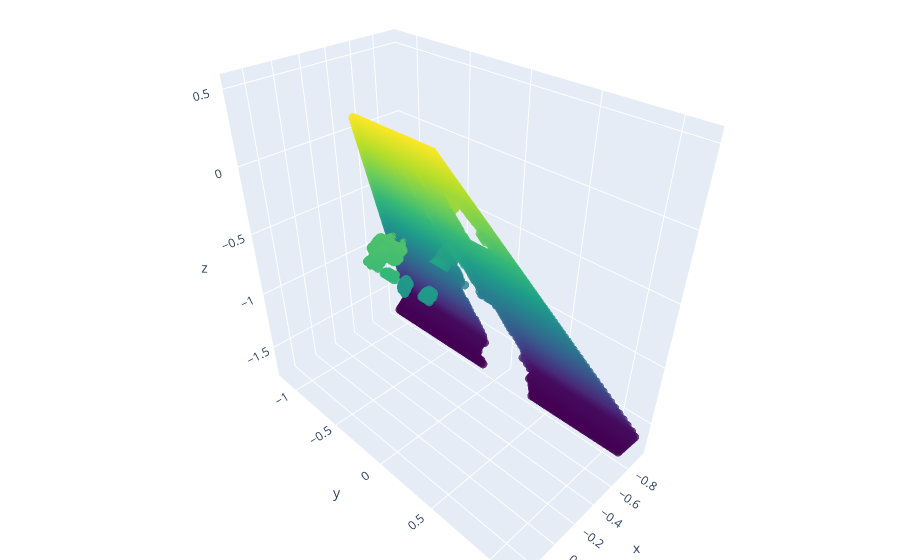

Write notebook code for a chart like this one.
### Markdown cell above
Visualize their 3d point clouds

### Code cell
# render 3d point cloud
import plotly
import plotly.graph_objs as go

depth_pc = O3DPointCloud()
depth_pc.create_from_depth(depth_image, camera_intrinsics)

depth_pc.transform(camera_extrinsics)
point_cloud = depth_pc.get_points()
x_vals = point_cloud[:, 0]
y_vals = point_cloud[:, 1]
z_vals = point_cloud[:, 2]

# Create the scatter3d plot
scatter = go.Scatter3d(
    x=x_vals,
    y=y_vals,
    z=z_vals,
    mode='markers',
    marker=dict(size=3, color=z_vals, colorscale='Viridis', opacity=0.8)
)

# Set the layout for the plot
layout = go.Layout(
    margin=dict(l=0, r=0, b=0, t=0)
)

# Combine the scatter plot and layout to create a figure
fig = go.Figure(data=[scatter], layout=layout)

# Show the figure
fig.show()

### Figure 1 — Plotly figure (JSON) as saved in the notebook; plotly's stock layout.template omitted (floating-point values rounded to 4 significant figures; data arrays with more than 128 entries replaced by an {"elided": "..."} marker saying what was removed)
{"data": [{"marker": {"color": {"elided": "16384 float values"}, "colorscale": [[0, "#440154"], [0.1111, "#482878"], [0.2222, "#3e4989"], [0.3333, "#31688e"], [0.4444, "#26828e"], [0.5556, "#1f9e89"], [0.6667, "#35b779"], [0.7778, "#6ece58"], [0.8889, "#b5de2b"], [1, "#fde725"]], "opacity": 0.8, "size": 3}, "mode": "markers", "type": "scatter3d", "x": {"elided": "16384 float values"}, "y": {"elided": "16384 float values"}, "z": {"elided": "16384 float values"}}], "layout": {"margin": {"b": 0, "l": 0, "r": 0, "t": 0}}}
